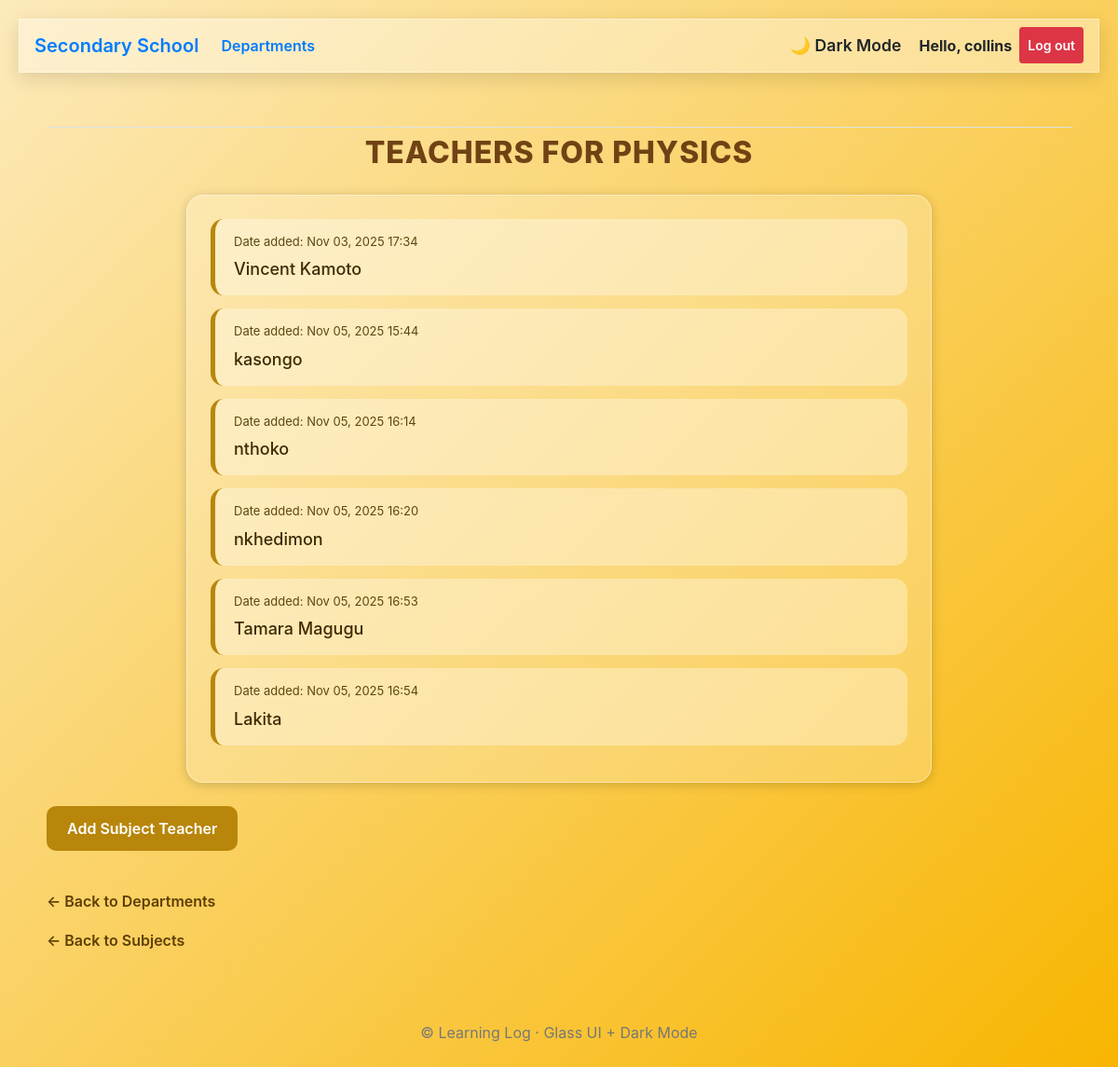
The page /subject/3/ (signed in) on the database its author committed.
### school_app/models.py (models this page shows, shortened)
class Subjects(models.Model):
    department_subjects = models.ForeignKey(Departments, on_delete=models.CASCADE)
    owner = models.ForeignKey(User, on_delete=models.CASCADE)
    text = models.CharField(max_length=300)
    date_added = models.DateTimeField(auto_now_add=True)
    class Meta:
        verbose_name_plural = 'subjects'

class SubjectTeacher(models.Model):
    teacher_subject = models.ForeignKey(Subjects, on_delete=models.CASCADE, related_name='teacher_subject')
    text = models.CharField(max_length=1000)
    date_added = models.DateTimeField(auto_now_add=True)

### school_app/views.py (the view)
# urls.py: path('subject/<int:subject_id>/', views.subject_teacher, name='subject_teacher'),
@login_required()
def subject_teacher(request, subject_id):
    subject = get_object_or_404(Subjects, id=subject_id)
    if subject.owner != request.user:
        raise Http404
    teacher = subject.teacher_subject.order_by("date_added")
    department = subject.department_subjects
    context = {'subject': subject, 'teacher': teacher, 'department': department}
    return render(request, 'school_app/subject_teacher.html', context)

### school_app/templates/school_app/subject_teacher.html (shortened to what this page needs)
{% extends 'school_app/base.html' %}
{% block content %}
<h2 class="page-title">Teachers for {{ subject.text }}</h2>
<div class="teacher-container">
    {% for name in teacher %}
        <div class="teacher-card">
            <div class="teacher-date">
                Date added: {{ name.date_added|date:"M d, Y H:i" }}
            </div>
            <div class="teacher-name">
                {{ name.text }}
            </div>
        </div>
    {% empty %}
        <div class="teacher-card">
            No teacher for {{ subject }} has been added yet.
        </div>
    {% endfor %}
</div>
<a class="gold-btn" href="{% url 'school_app:new_teacher' subject.id %}">
    Add Subject Teacher
</a>
<br><br>
<a class="back-link" href="{% url 'school_app:departments' %}">← Back to Departments</a>
<br>
<a class="back-link" href="{% url 'school_app:subjects' department.id %}">← Back to Subjects</a>
{% endblock content %}

### school_app/templates/school_app/base.html (shortened to what this page needs)
{% load bootstrap4 %}
<!doctype html>
<html lang="en">
<head>
    {% bootstrap_css %}
</head>
<body class="fade-in">
<nav class="navbar navbar-expand-md glass-nav mb-4">
    <a class="navbar-brand" href="{% url 'school_app:index' %}">Secondary School</a>
    <div class="collapse navbar-collapse" id="mainNav">
        <ul class="navbar-nav mr-auto slide-up">
            <li class="nav-item">
                <a class="nav-link" href="{% url 'school_app:departments' %}">Departments</a>
            </li>
        </ul>
        <ul class="navbar-nav ml-auto slide-up">
            <li class="nav-item">
                <span id="darkModeToggle" class="nav-link">
                    🌙 Dark Mode
                </span>
            </li>
            {% if user.is_authenticated %}
                <li class="nav-item">
                    <span class="nav-link font-weight-bold">
                        Hello, {{ user.username }}
                    </span>
                </li>
                <li class="nav-item">
                    <form action="{% url 'users:logout' %}" method="post" style="display:inline;">
                        <button type="submit" class="nav-link btn btn-danger btn-sm text-white">
                            Log out
                        </button>
                    </form>
                </li>
            {% endif %}
        </ul>
    </div>
</nav>
<main class="container main-container slide-up">
    <div class="pb-2 mb-2 border-bottom">
    </div>
    <div>
        {% block content %}{% endblock content %}
    </div>
</main>
<div class="footer slide-up">
    &copy; {{ now|date:"Y" }} Learning Log · Glass UI + Dark Mode
</div>
</body>
</html>

### school_app/templates/school_app/base.html (style rules this page uses)
.glass-nav { background: rgba(255, 255, 255, 0.35); backdrop-filter: blur(18px) saturate(180%); -webkit-backdrop-filter: blur(18px) saturate(180%); border: 1px solid rgba(255, 255, 255, 0.4); box-shadow: 0 6px 20px rgba(0,0,0,0.12); }
.nav-link, .navbar-brand { font-weight: 600; transition: 0.4s; }
.fade-in { animation: fadeIn 0.9s ease forwards; }
.slide-up { animation: slideUp 0.9s ease forwards; }
.main-container { margin-top: 30px; padding: 20px; }
#darkModeToggle { cursor: pointer; font-size: 1.1rem; padding: 6px 10px; border-radius: 8px; border: 1px solid transparent; }
.footer { text-align: center; padding: 15px; margin-top: 40px; color: #777; }

### school_app/templates/school_app/subject_teacher.html (style rules this page uses)
body { background: linear-gradient(135deg, #fceabb, #f8b500); padding: 20px; }
.page-title { color: #704214; font-size: 32px; font-weight: 800; text-align: center; margin-bottom: 25px; letter-spacing: 1px; text-transform: uppercase; }
.teacher-container { background: rgba(255, 255, 255, 0.22); backdrop-filter: blur(18px); padding: 25px; border-radius: 18px; border: 1px solid rgba(255,255,255,0.4); width: 90%; max-width: 800px; margin: 0 auto 25px auto; box-shadow: 0 2px 12px rgba(0,0,0,0.18); }
.teacher-card { background: rgba(255,255,255,0.33); padding: 15px 20px; margin-bottom: 14px; border-radius: 14px; border-left: 5px solid #b8860b; }
.teacher-date { font-size: 13px; color: #5e4610; }
.teacher-name { font-size: 18px; margin-top: 6px; color: #3e2a04; font-weight: 500; }
.gold-btn { display: inline-block; background: #b8860b; padding: 12px 22px; color: white; text-decoration: none; border-radius: 10px; font-weight: 600; transition: background .25s ease; }
.back-link { display: inline-block; margin-top: 18px; color: #5e3f05; text-decoration: none; font-weight: 600; }

### rows shown on the page
Subjects: text "PHYSICS"
SubjectTeacher: date_added "Nov 03, 2025 17:34", text "Vincent Kamoto"
SubjectTeacher: date_added "Nov 05, 2025 15:44", text "kasongo"
SubjectTeacher: date_added "Nov 05, 2025 16:14", text "nthoko"
SubjectTeacher: date_added "Nov 05, 2025 16:20", text "nkhedimon"
SubjectTeacher: date_added "Nov 05, 2025 16:53", text "Tamara Magugu"
SubjectTeacher: date_added "Nov 05, 2025 16:54", text "Lakita"

### other values the page prints
{{ user.username }} "collins"
